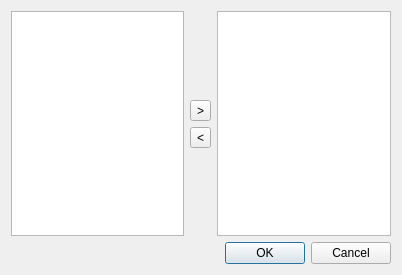
<ui version="4.0" >
 <class>PortStatsFilterDialog</class>
 <widget class="QDialog" name="PortStatsFilterDialog" >
  <property name="geometry" >
   <rect>
    <x>0</x>
    <y>0</y>
    <width>402</width>
    <height>275</height>
   </rect>
  </property>
  <property name="windowTitle" >
   <string>Dialog</string>
  </property>
  <layout class="QVBoxLayout" >
   <item>
    <layout class="QHBoxLayout" >
     <item>
      <widget class="QListView" name="lvUnselected" >
       <property name="selectionMode" >
        <enum>QAbstractItemView::ExtendedSelection</enum>
       </property>
      </widget>
     </item>
     <item>
      <layout class="QVBoxLayout" >
       <item>
        <spacer>
         <property name="orientation" >
          <enum>Qt::Vertical</enum>
         </property>
         <property name="sizeHint" >
          <size>
           <width>20</width>
           <height>40</height>
          </size>
         </property>
        </spacer>
       </item>
       <item>
        <widget class="QToolButton" name="tbSelectIn" >
         <property name="text" >
          <string>></string>
         </property>
        </widget>
       </item>
       <item>
        <widget class="QToolButton" name="tbSelectOut" >
         <property name="text" >
          <string>&lt;</string>
         </property>
        </widget>
       </item>
       <item>
        <spacer>
         <property name="orientation" >
          <enum>Qt::Vertical</enum>
         </property>
         <property name="sizeHint" >
          <size>
           <width>20</width>
           <height>40</height>
          </size>
         </property>
        </spacer>
       </item>
      </layout>
     </item>
     <item>
      <widget class="QListView" name="lvSelected" >
       <property name="selectionMode" >
        <enum>QAbstractItemView::ExtendedSelection</enum>
       </property>
      </widget>
     </item>
    </layout>
   </item>
   <item>
    <widget class="QDialogButtonBox" name="buttonBox" >
     <property name="orientation" >
      <enum>Qt::Horizontal</enum>
     </property>
     <property name="standardButtons" >
      <set>QDialogButtonBox::Cancel|QDialogButtonBox::NoButton|QDialogButtonBox::Ok</set>
     </property>
    </widget>
   </item>
  </layout>
 </widget>
 <tabstops>
  <tabstop>lvUnselected</tabstop>
  <tabstop>tbSelectIn</tabstop>
  <tabstop>tbSelectOut</tabstop>
  <tabstop>lvSelected</tabstop>
  <tabstop>buttonBox</tabstop>
 </tabstops>
 <resources/>
 <connections>
  <connection>
   <sender>buttonBox</sender>
   <signal>accepted()</signal>
   <receiver>PortStatsFilterDialog</receiver>
   <slot>accept()</slot>
   <hints>
    <hint type="sourcelabel" >
     <x>248</x>
     <y>254</y>
    </hint>
    <hint type="destinationlabel" >
     <x>157</x>
     <y>274</y>
    </hint>
   </hints>
  </connection>
  <connection>
   <sender>buttonBox</sender>
   <signal>rejected()</signal>
   <receiver>PortStatsFilterDialog</receiver>
   <slot>reject()</slot>
   <hints>
    <hint type="sourcelabel" >
     <x>316</x>
     <y>260</y>
    </hint>
    <hint type="destinationlabel" >
     <x>286</x>
     <y>274</y>
    </hint>
   </hints>
  </connection>
 </connections>
</ui>
